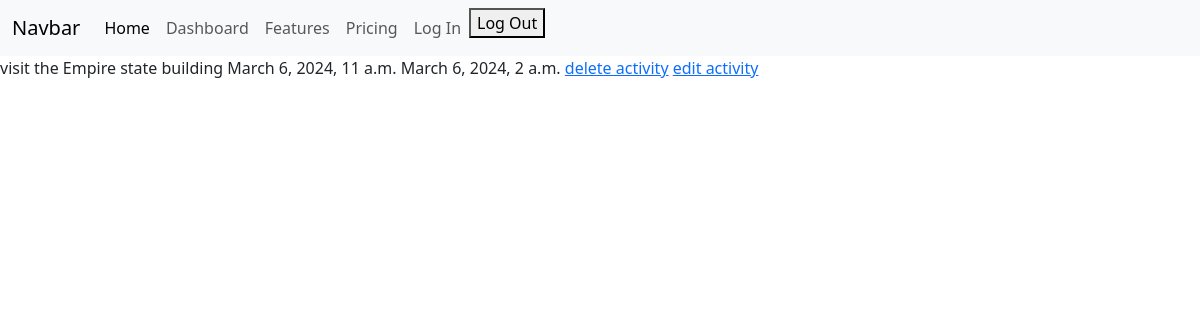
The page /trip/activity/11 (signed in) on the database its author committed.
### travel/models.py (models this page shows)
class Activity(models.Model):
    trip = models.ForeignKey(Trip, on_delete = models.CASCADE, null=True)
    name = models.CharField(max_length = 100)
    start_time = models.DateTimeField()
    end_time = models.DateTimeField()
    link = models.URLField()

### travel/views.py (the view)
# urls.py: path('trip/activity/<int:pk>', ActivityDetailView.as_view(), name='activity-detail'),
class ActivityDetailView(LoginRequiredMixin, DetailView):
    model = Activity

### travel/templates/travel/activity_detail.html
{% extends "travel/base.html" %}
{% block content %}
{{ object.name }}
{{object.start_time}}
{{object.end_time}}
<a href="{% url 'delete-activity' object.pk %}">delete activity</a>
<a href="{% url 'activity-update' object.pk %}">edit activity</a>
{% endblock content %}

### rows shown on the page
Activity: name "visit the Empire state building", start_time "March 6, 2024, 11 a.m.", end_time "March 6, 2024, 2 a.m."
